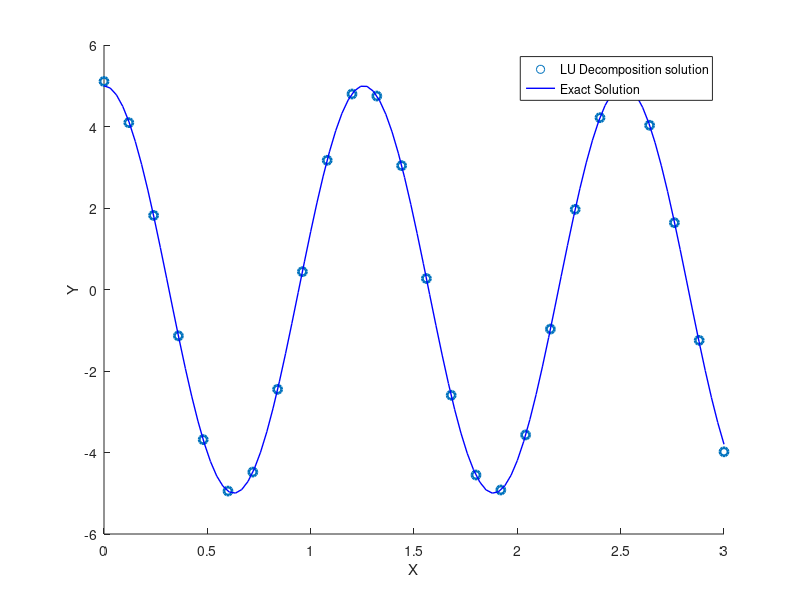

Write MATLAB code to recreate this figure.
clc
clear
y1 = [5.10572 4.09424 1.81829 -1.13726 -3.68363 -4.94639 -4.48038 -2.44947 0.437169 3.17108 4.79724 4.74759 3.03947 0.269574 -2.59449 -4.55223 -4.91974 -3.56865 -0.970901 1.96591 4.21636 4.99245 4.02999 1.63939 -1.24794 -3.98281];
x1 = linspace(0,3,26);
x2 = linspace(0,3,100);
y2 = 5*cos(5*x2);
figure
scatter(x1, y1, 'r*', 'LineWidth', 2, 'DisplayName', 'LU Decomposition solution')
xlabel("X")
ylabel("Y")
hold on
plot(x2, y2, 'b-', 'LineWidth', 1, 'DisplayName', 'Exact Solution')
legend()